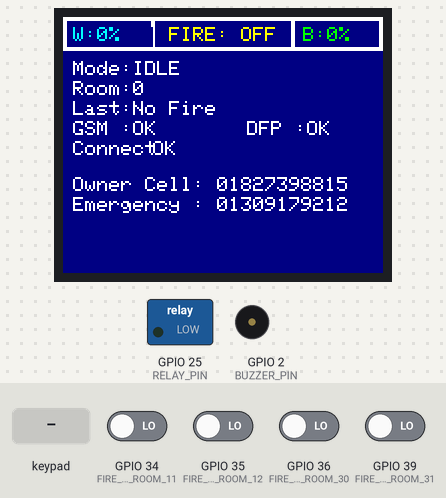
A sketch run on a simulated ESP32. Parts: 160×128 colour display, switched loads named in the sketch (green lamp = pin HIGH), buzzer (waves = sounding, pin HIGH). The test bench sets the inputs (shaded band); at power-on: GPIO 34 (FIRE_PIN_ROOM_11), GPIO 35 (FIRE_PIN_ROOM_12), GPIO 36 (FIRE_PIN_ROOM_30), GPIO 39 (FIRE_PIN_ROOM_31) LOW. WiFi joins after 1.5 s; servers stay silent unless stated; the modem accepts every AT command (registered, SIM ready, sends succeed) and sends nothing else; the audio player accepts every command and is not drawn; what the sketch prints to the serial monitor is not drawn.

Above: at 17.9 s.
18.0 s: keypad keys * 1 5 3 # pressed 0.4 s apart
At 21.1 s:
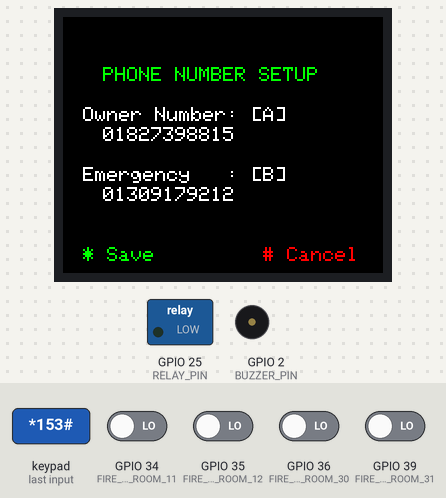
21.5 s: GPIO 34 (FIRE_PIN_ROOM_11) driven HIGH
At 22.5 s:
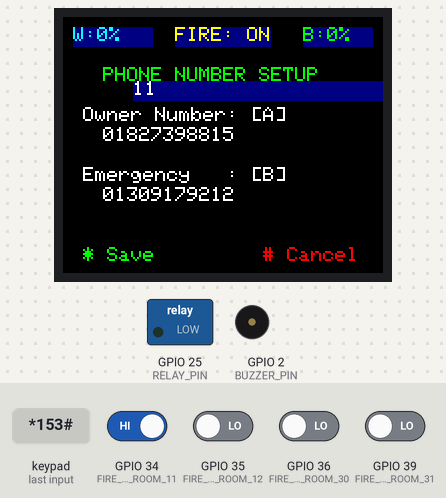
23.0 s: key 'A' pressed
At 23.4 s:
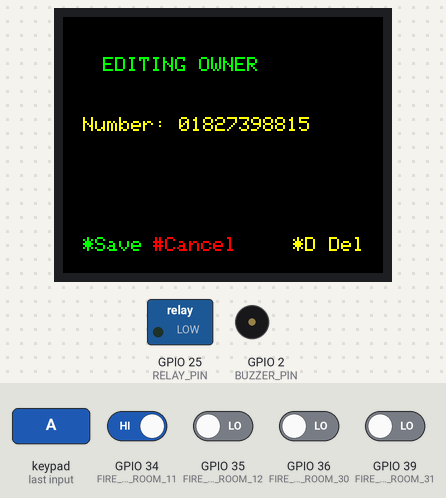
24.5 s: key '*' pressed
At 25.2 s:
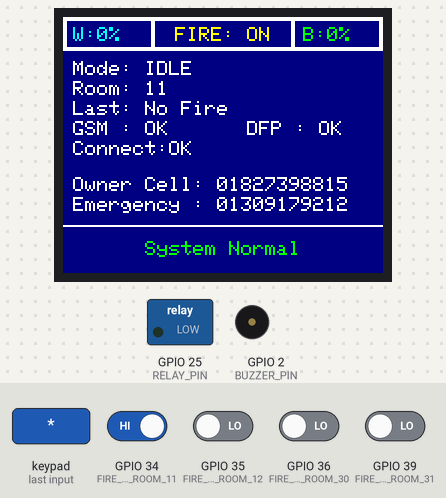
26.0 s: GPIO 34 (FIRE_PIN_ROOM_11) driven LOW
At 27.0 s:
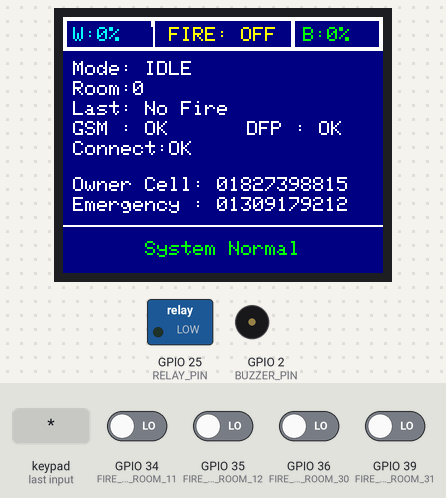
27.5 s: keypad keys * 1 5 3 # pressed 0.4 s apart
At 27.72 s:
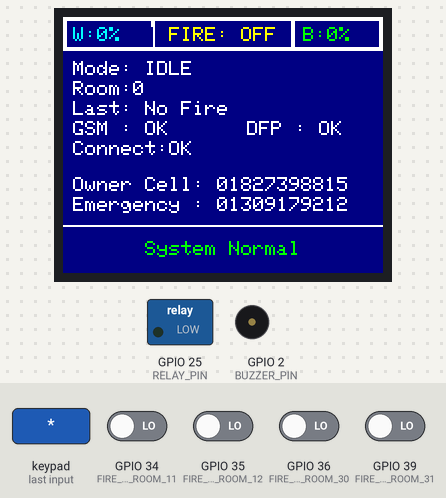
Timing chart, 0 to 30.7 s (numbered marks = the images above; inputs shaded):
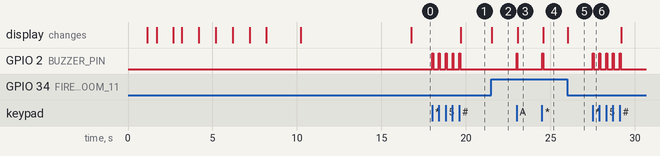

The sketch:

SectionA.ino
```cpp
#include <Keypad.h>
#include <Adafruit_GFX.h>
#include <Adafruit_ST7735.h>
#include <ESPNowCommA.h>
#include <SIM800LManager.h>
#include <DFPlayerHandler.h>
#include "PhoneEditor.h"
#include "FireStatusManager.h"

// Global variables
char key = '\0';
String mode = "IDLE";
String lastEvent = "No Fire";
String gsm = "OK";
String esp = "OK";
String dfp = "OK";
int batteryPercent = 0;
int waterPercent = 0;
bool fireDetected = false;

String commandBuffer = "";
uint16_t NAVY = 0; // Initialized in setup()
bool commandActivated = false;
bool isEditing = false;
String editingField = "";
String tempNumber = "";

// Previous state variables
int prevBatteryPercent = -1;
int prevWaterPercent = -1;
bool prevFireStatus = false;
String prevMode = "";
int prevCurrentFireRoom = -1;
String prevLastEvent = "";
String prevGsm = "";
String prevEsp = "";
String prevDfp = "";
String prevFooterMsg = "";
uint16_t prevFooterColor = 0;


void setup() {
  Serial.begin(115200);
  delay(1000); // Ensure stable serial initialization

  // TFT and Keypad initialization
  NAVY = tft.color565(0, 0, 128); // Initialize NAVY color
  tft.initR(INITR_BLACKTAB);
  tft.setRotation(1);
  tft.fillScreen(NAVY);

  showStartupScreen();
  tft.fillScreen(NAVY);

  drawTopBar(batteryPercent, waterPercent, fireStatus);
  drawMiddleSection(mode, ownerNumber, fireServiceNumber, currentFireRoom, lastEvent, gsm, esp, dfp);
  setupKeypadAndBuzzer();

  // Fire, ESPNow, SIM800L, and DFPlayer initialization
  setupFireInputs();
  setupESPNow();
  initSIM800L();
  setupDFPlayer();
}

void loop() {
  // Keypad and display handling
  handleKeypad();

  // Update top bar if values changed
  if (batteryPercent != prevBatteryPercent || waterPercent != prevWaterPercent || fireStatus != prevFireStatus) {
    updateTopBar(batteryPercent, waterPercent, fireStatus);
    prevBatteryPercent = batteryPercent;
    prevWaterPercent = waterPercent;
    prevFireStatus = fireStatus;
  }

  // Update middle section if something changed
  if (mode != prevMode) {
    updateMode(mode);
    prevMode = mode;
  }
  if (currentFireRoom != prevCurrentFireRoom) {
    updateRoom(currentFireRoom);
    prevCurrentFireRoom = currentFireRoom;
  }
  if (lastEvent != prevLastEvent) {
    updateLastEvent(lastEvent);
    prevLastEvent = lastEvent;
  }
  if (gsm != prevGsm) {
    updateGSM(gsm);
    prevGsm = gsm;
  }
  if (esp != prevEsp) {
    updateESP(esp);
    prevEsp = esp;
  }
  if (dfp != prevDfp) {
    updateDFP(dfp);
    prevDfp = dfp;
  }

  // Fire status and communication handling
  updateFireStatus(); // Update all fire flags and currentFireRoom
  sendFireCommand(currentFireRoom, fireStatus);
  updateCallHandling();
  checkSIM800L();
}
```

DFPlayerHandler.cpp
```cpp
// DFPlayerHandler.cpp
#include "DFPlayerHandler.h"
#include <DFRobotDFPlayerMini.h>

const int RELAY_PIN = 25;

DFRobotDFPlayerMini player;

HardwareSerial mySerial(1); // GPIO 27=RX, 26=TX

void setupDFPlayer() {
  mySerial.begin(9600, SERIAL_8N1, 27, 26);   // GPIO 27=RX, 26=TX
  pinMode(RELAY_PIN, OUTPUT);
  if (player.begin(mySerial)) {
    Serial.println("DFPlayer OK");
    player.volume(30);
  } else {
    Serial.println("DFPlayer initialization failed!");
  }
}

// Other functions like ownerMessage(), fireserviceMessage(), etc.


void Announcement() {
  player.play(4);
  digitalWrite(RELAY_PIN, HIGH);
  delay(40700);
  Serial.println("Relay ON");

  digitalWrite(RELAY_PIN, LOW);

  Serial.println("Relay OFF");
}

void room11Owner() {
  player.play(2);
  delay(15420);
  player.play(5);
}

void room12Owner() {
  player.play(2);
  delay(15420);
  player.play(6);
}

void room30Owner() {
  player.play(2);
  delay(15420);
  player.play(7);
}

void room31Owner() {
  player.play(2);
  delay(15420);
  player.play(1);
}


void room11fireservice() {
  player.play(3);
  delay(26230);
  player.play(5);
}

void room12fireservice() {
  player.play(3);
  delay(26230);
  player.play(6);
}

void room30fireservice() {
  player.play(3);
  delay(26230);
  player.play(7);
}

void room31fireservice() {
  player.play(3);
  delay(26230);
  player.play(1);
}
```

DFPlayerHandler.h
```cpp
#ifndef DFPLAYER_HANDLER_H
#define DFPLAYER_HANDLER_H

#include <HardwareSerial.h>


void setupDFPlayer();
void ownerMessage();
void fireserviceMessage();
void Announcement();

void room11Owner();
void room12Owner();
void room30Owner();
void room31Owner();

void room11fireservice();
void room12fireservice();
void room30fireservice();
void room31fireservice();


#endif // DFPLAYER_HANDLER_H
```

ESPNowCommA.cpp
```cpp
// Section A

#include "ESPNowCommA.h"

// ESP32 B MAC Address
uint8_t peerAddress[6] = {0x94, 0x54, 0xC5, 0xA8, 0x3D, 0x04};

// Data instances
FireCommandPacket fireCommand;
RobotStatusPacket robotStatus;

void OnDataSent(const uint8_t *mac_addr, esp_now_send_status_t status) {
  Serial.println(status == ESP_NOW_SEND_SUCCESS ? "Sent: OK" : "Sent: Fail");
}

void OnDataRecv(const esp_now_recv_info *recv_info, const uint8_t *incomingData, int len) {
  if (len == sizeof(RobotStatusPacket)) {
    memcpy(&robotStatus, incomingData, sizeof(robotStatus));
    if (robotStatus.packetType == PACKET_TYPE_STATUS) {
      Serial.println("Received Robot Status:");
      Serial.print("Room ID: "); Serial.println(robotStatus.roomID);
      Serial.print("Water Level: "); Serial.println(robotStatus.waterLevel);
      Serial.print("Fire Status: "); Serial.println(robotStatus.fireStatus);
      Serial.print("Robot State: "); Serial.println(robotStatus.robotState);
      Serial.print("Error Code: "); Serial.println(robotStatus.errorCode);
      Serial.print("Timestamp: "); Serial.println(robotStatus.timestamp);
    }
  }
}


void setupESPNow() {
  WiFi.mode(WIFI_STA);
  WiFi.setChannel(1);
  WiFi.begin();
  delay(500);

  if (esp_now_init() != ESP_OK) {
    Serial.println("ESP-NOW init failed");
    while (1);
  }

  esp_now_register_send_cb(OnDataSent);
  esp_now_register_recv_cb(OnDataRecv);

  esp_now_peer_info_t peerInfo = {};
  memcpy(peerInfo.peer_addr, peerAddress, 6);
  peerInfo.channel = 1;
  peerInfo.encrypt = false;
  if (esp_now_add_peer(&peerInfo) != ESP_OK) {
    Serial.println("Peer add failed");
    while (1);
  }
}

void sendFireCommand(uint8_t roomID, uint8_t fireStatus) {
  fireCommand.packetType = PACKET_TYPE_COMMAND;
  fireCommand.roomID = roomID;
  fireCommand.fireStatus = fireStatus;
  fireCommand.timestamp = millis() / 1000; // Simplified timestamp

  esp_now_send(peerAddress, (uint8_t *)&fireCommand, sizeof(fireCommand));
}
```

ESPNowCommA.h
```cpp
#ifndef ESPNOW_COMMA_H
#define ESPNOW_COMMA_H

#include <esp_now.h>
#include <WiFi.h>

// Define packet types
#define PACKET_TYPE_COMMAND 1
#define PACKET_TYPE_STATUS 2

// Robot state definitions
#define STATE_IDLE 0
#define STATE_MOVING 1
#define STATE_EXTINGUISHING 2
#define STATE_REFILLING 3
#define STATE_RETURNING 4
#define STATE_ERROR 5
#define STATE_CHECKING 6
#define STATE_NAVIGATING 7
#define STATE_REFILLED 8

// Error codes
#define ERROR_NONE 0
#define ERROR_SENSOR 1
#define ERROR_MOTOR 2
#define ERROR_LOW_WATER 3
#define ERROR_COMMUNICATION 4

// Structure for Fire Command Packet (Section A -> Section B)
struct FireCommandPacket {
  uint8_t packetType;   // Packet type (1 = Command)
  uint8_t roomID;       // Room ID (1-255, 0 = Refill Station)
  uint8_t fireStatus;   // Fire status (0 = No fire, 1 = Fire detected)
  uint32_t timestamp;   // Unix timestamp
};

// Structure for Robot Status Packet (Section B -> Section A)
struct RobotStatusPacket {
  uint8_t packetType;   // Packet type (2 = Status)
  uint8_t roomID;       // Current room ID (0 = Refill Station)
  float waterLevel;     // Water level (%)
  uint8_t fireStatus;   // Fire status (0 = Extinguished, 1 = Burning, 2 = Checking)
  uint8_t robotState;   // Robot state (see STATE_ definitions)
  uint8_t errorCode;    // Error code (see ERROR_ definitions)
  uint32_t timestamp;   // Unix timestamp
};

// Global variables
extern FireCommandPacket fireCommand;
extern RobotStatusPacket robotStatus;

// Function prototypes
void setupESPNow();
void sendFireCommand(uint8_t roomID, uint8_t fireStatus);
void OnDataSent(const uint8_t *mac_addr, esp_now_send_status_t status);
void OnDataRecv(const esp_now_recv_info *recv_info, const uint8_t *incomingData, int len);

#endif
```

FireStatusManager.cpp
```cpp
#include "FireStatusManager.h"

// Global flags
bool fireRoom11 = false;
bool fireRoom12 = false;
bool fireRoom30 = false;
bool fireRoom31 = false;

bool fireStatus = false;

int currentFireRoom = 0;

void setupFireInputs() {
  pinMode(FIRE_PIN_ROOM_11, INPUT);
  pinMode(FIRE_PIN_ROOM_12, INPUT);
  pinMode(FIRE_PIN_ROOM_30, INPUT);
  pinMode(FIRE_PIN_ROOM_31, INPUT);
}


void updateFireStatus() {
  // Read sensor inputs
  fireRoom11 = digitalRead(FIRE_PIN_ROOM_11) == HIGH;
  fireRoom12 = digitalRead(FIRE_PIN_ROOM_12) == HIGH;
  fireRoom30 = digitalRead(FIRE_PIN_ROOM_30) == HIGH;
  fireRoom31 = digitalRead(FIRE_PIN_ROOM_31) == HIGH;

  // Update fireStatus based on any fire
  fireStatus = fireRoom11 || fireRoom12 || fireRoom30 || fireRoom31;

  // If currentFireRoom is still active, keep it locked
  if (currentFireRoom != 0) {
    bool stillBurning = false;
    switch (currentFireRoom) {
      case 11: stillBurning = fireRoom11; break;
      case 12: stillBurning = fireRoom12; break;
      case 30: stillBurning = fireRoom30; break;
      case 31: stillBurning = fireRoom31; break;
    }

    if (!stillBurning) {
      currentFireRoom = 0; // release lock if fire gone
    }
  }

  // If currentFireRoom is 0, choose the highest-priority burning room
  if (currentFireRoom == 0) {
    if (fireRoom31) currentFireRoom = 31;
    else if (fireRoom12) currentFireRoom = 12;
    else if (fireRoom30) currentFireRoom = 30;
    else if (fireRoom11) currentFireRoom = 11;
  }
}
```

FireStatusManager.h
```cpp
#ifndef FIRE_STATUS_MANAGER_H
#define FIRE_STATUS_MANAGER_H

#include <Arduino.h>

// Fire sensor input pin mapping
#define FIRE_PIN_ROOM_11 34
#define FIRE_PIN_ROOM_12 35
#define FIRE_PIN_ROOM_30 36
#define FIRE_PIN_ROOM_31 39

// External variable declarations
extern bool fireRoom11;
extern bool fireRoom12;
extern bool fireRoom30;
extern bool fireRoom31;

extern bool fireStatus;
extern int currentFireRoom;

// Function declarations
void setupFireInputs();
void updateFireStatus();

#endif
```

PhoneEditor.h
```cpp
#ifndef PHONE_EDITOR_H
#define PHONE_EDITOR_H

#include <Adafruit_GFX.h>
#include <Adafruit_ST7735.h>

// Pin definitions for TFT
#define TFT_CS     18
#define TFT_RST    21
#define TFT_DC     19
#define TFT_MOSI   22
#define TFT_SCLK   23

// Pin definitions for Keypad
#define ROWS 4
#define COLS 4
#define BUZZER_PIN 2

// Screen dimensions
#define SCREEN_WIDTH 160
#define SCREEN_HEIGHT 128
#define TOP_BAR_HEIGHT 17

// External variables
extern Adafruit_ST7735 tft;
extern char key;
extern String mode;
extern int currentFireRoom;
extern String lastEvent;
extern String gsm;
extern String esp;
extern String dfp;
extern bool fireStatus;
extern int batteryPercent;
extern int waterPercent;
extern bool fireDetected;
extern const char* ownerNumber;
extern const char* fireServiceNumber;
extern String commandBuffer;
extern uint16_t NAVY;
extern bool commandActivated;
extern bool isEditing;
extern String editingField;
extern String tempNumber;
extern int prevBatteryPercent;
extern int prevWaterPercent;
extern bool prevFireStatus;
extern String prevMode;
extern int prevCurrentFireRoom;
extern String prevLastEvent;
extern String prevGsm;
extern String prevEsp;
extern String prevDfp;
extern String prevFooterMsg;
extern uint16_t prevFooterColor;

// Keypad configuration
extern char keys[ROWS][COLS];
extern byte rowPins[ROWS];
extern byte colPins[COLS];

// Function declarations
void drawTopBar(int batteryPercent, int waterPercent, bool fireStatus);
void updateTopBar(int batteryPercent, int waterPercent, bool fireStatus); // Added
void drawMiddleSection(String mode, const char* ownerNumber, const char* fireServiceNumber, int currentFireRoom, String lastEvent, String gsm, String esp, String dfp);
void updateMode(String mode); // Added
void updateRoom(int currentFireRoom); // Added
void updateLastEvent(String lastEvent); // Added
void updateGSM(String gsm); // Added
void updateESP(String esp); // Added
void updateDFP(String dfp); // Added
void updateOwnerNumber(const char* ownerNumber); // Added
void updateFireNumber(const char* fireServiceNumber); // Added
void drawFooter(String statusMsg, uint16_t color);
void showStartupScreen();
void showHomeScreen();
void setupKeypadAndBuzzer();
void beep();
void handleKeypad();
void showEditingScreen();
void updateNumberDisplay();
void showPhoneNumberEditor();
void handleKeypadInput(char key);
void startEditing(String fieldName);

#endif
```

SIM800LManager.cpp
```cpp
#include "FireStatusManager.h"
#include "SIM800LManager.h"
#include "DFPlayerHandler.h"
#include "PhoneEditor.h"

HardwareSerial sim800l(2);  // UART2 for SIM800L
const char* ownerNumber = "01827398815";
const char* fireServiceNumber = "01309179212";

CallState callState = CALL_IDLE;
String currentCallNumber = "";
unsigned long waitStartTime = 0;
bool receivedPrinted = false;

String fireRoom = "";


void updateCallHandling() {

  if (!fireStatus && callState != CALL_IDLE) {
    callState = CALL_IDLE;
    currentFireRoom = 0;
    fireRoom = "";
    Serial.println("🔥 Fire cleared. System reset for next detection.");
  }

  // Step 1: Check real fire data and set currentFireRoom once
  if (fireStatus ) {

    if (fireRoom31) currentFireRoom = 31;
    else if (fireRoom12) currentFireRoom = 12;
    else if (fireRoom30) currentFireRoom = 30;
    else if (fireRoom11) currentFireRoom = 11;

    if (currentFireRoom != 0 && callState == CALL_IDLE) {
      fireRoom = "room" + String(currentFireRoom);
      callOwner();
    }
  }

  // Wait before calling fire service
  if (callState == WAITING_BEFORE_FIRE_CALL) {
    unsigned long elapsed = millis() - waitStartTime;
    if (elapsed >= 5000) {
       Announcement();
      callFireService();
    }
  }

  // Final state cleanup
  if (callState == FIRE_CALL_ENDED) {
    callState = DONE;
    Serial.println("✔️ Both calls completed.");
    fireRoom = "";  // Clear fire room
  }


}


/*

void updateCallHandling() {
  // Test input for fire simulation
  if (Serial.available()) {
    char c = Serial.read();
    if (callState == CALL_IDLE) {
      if (c == 'a') {
        fireRoom = "room11";
        callOwner();
      } else if (c == 'b') {
        fireRoom = "room12";
        callOwner();
      } else if (c == 'c') {
        fireRoom = "room30";
        callOwner();
      } else if (c == 'd') {
        fireRoom = "room31";
        callOwner();
      }
    }
  }

  // Wait before calling fire service
  if (callState == WAITING_BEFORE_FIRE_CALL) {
    unsigned long elapsed = millis() - waitStartTime;
    if (elapsed >= 5000) {
      callFireService();
    }
  }

  // Final state cleanup
  if (callState == FIRE_CALL_ENDED) {
    callState = DONE;
    Serial.println("✔️ Both calls completed.");
    fireRoom = "";  // Clear fire room
  }
}
*/


void initSIM800L() {
  sim800l.begin(9600, SERIAL_8N1, 16, 17);  // TX=16, RX=17
  delay(1000);
  Serial.println("Initializing SIM800L...");
  sim800l.println("AT");
  delay(500);
  while (sim800l.available()) {
    Serial.println("SIM800L: " + sim800l.readString());
  }
  sim800l.println("AT+CLCC=1");
  delay(500);
  while (sim800l.available()) {
    Serial.println("SIM800L: " + sim800l.readString());
  }
  sim800l.println("ATE0");
  delay(500);
  while (sim800l.available()) {
    Serial.println("SIM800L: " + sim800l.readString());
  }

}


void callOwner() {
  currentCallNumber = ownerNumber;
  sim800l.println("ATD" + String(ownerNumber) + ";");
  Serial.println("Calling owner...");
  callState = WAITING_OWNER_RESPONSE;
  receivedPrinted = false;
}

void callFireService() {
  delay(2000);
  Serial.println("Preparing to call fire service...");
  while (sim800l.available()) {
    sim800l.read(); // Clear buffer
  }
  sim800l.println("ATH");
  delay(1000);
  sim800l.println("AT");
  delay(500);
  String atResponse = "";
  while (sim800l.available()) {
    atResponse += sim800l.readString();
  }
  Serial.println("AT Response: " + atResponse);
  if (atResponse.indexOf("OK") == -1) {
    Serial.println("SIM800L not ready, retrying initialization...");
    sim800l.println("AT+CLCC=1");
    delay(500);
    while (sim800l.available()) {
      Serial.println("SIM800L: " + sim800l.readString());
    }
  }
  currentCallNumber = fireServiceNumber;
  sim800l.println("ATD" + String(fireServiceNumber) + ";");
  Serial.println("Calling fire service...");
  callState = WAITING_FIRE_RESPONSE;
  receivedPrinted = false;
}
void checkSIM800L() {
  static String response = "";
  while (sim800l.available()) {
    char c = sim800l.read();
    response += c;
    if (c == '\n') {
      response.trim();
      Serial.println("SIM800L Response: " + response);

      // Call Received
      if (response.startsWith("+CLCC:") && response.indexOf(",0,0,0,0") != -1) {
        if (!receivedPrinted) {
          if (currentCallNumber == ownerNumber) {
            Serial.println("📞 Owner call received");
            playOwnerAudio();  // অডিও চালাও
          } else if (currentCallNumber == fireServiceNumber) {
            Serial.println("🚒 Fire service call received");
            playFireAudio();   // অডিও চালাও
          }
          receivedPrinted = true;
        }
      }

      // Call Ended
      if (response.indexOf("NO CARRIER") != -1 || response.indexOf("BUSY") != -1 ||
          response.indexOf("ERROR") != -1 || response.indexOf("NO ANSWER") != -1) {
        Serial.println("❌ Call ended with: " + response);
        if (callState == WAITING_OWNER_RESPONSE) {
          callState = WAITING_BEFORE_FIRE_CALL;
          waitStartTime = millis();
        } else if (callState == WAITING_FIRE_RESPONSE) {
          callState = FIRE_CALL_ENDED;
        }
      }

      response = "";
    }
  }
}


void playOwnerAudio() {
  if (fireRoom == "room11") room11Owner();
  else if (fireRoom == "room12") room12Owner();
  else if (fireRoom == "room30") room30Owner();
  else if (fireRoom == "room31") room31Owner();
}

void playFireAudio() {
  if (fireRoom == "room11") room11fireservice();
  else if (fireRoom == "room12") room12fireservice();
  else if (fireRoom == "room30") room30fireservice();
  else if (fireRoom == "room31") room31fireservice();
}
```

Source omitted: PhoneEditor.cpp (10462 bytes), SIM800LManager.h (682 bytes)

Measured:
- after the input at 18.0 s, GPIO 2 (BUZZER_PIN): alternates HIGH for 0.05 s and LOW for 0.35 s, 10 changes in all, then stays LOW, starting at once; the display: changes after 1.7 s (image 1)
- after the input at 21.5 s, the display: changes at once (image 2)
- after the input at 23.0 s, GPIO 2 (BUZZER_PIN): LOW → HIGH at once, → LOW 0.05 s later; the display: changes after 0.07 s (image 3)
- after the input at 24.5 s, GPIO 2 (BUZZER_PIN): LOW → HIGH at once, → LOW 0.05 s later; the display: changes after 0.09 s (image 4)
- after the input at 26.0 s, the display: changes at once (image 5)
- after the input at 27.5 s, GPIO 2 (BUZZER_PIN): alternates HIGH for 0.05 s and LOW for 0.35 s, 10 changes in all, then stays LOW, starting at once
